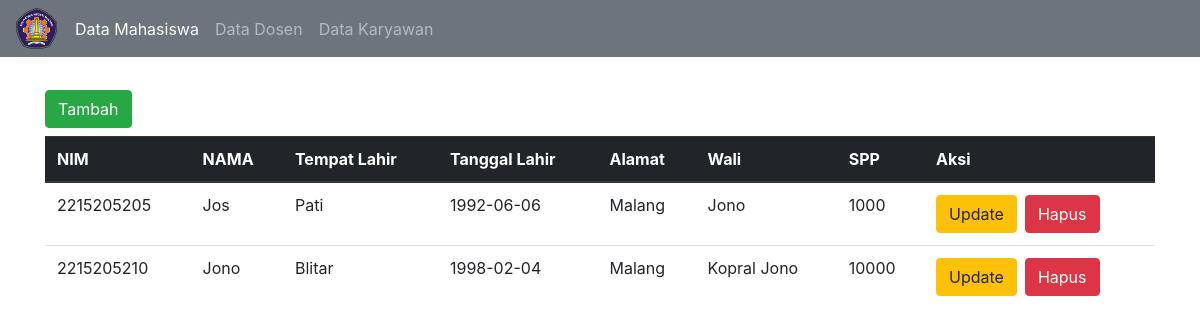
/crud/index.php, run on the app's committed database.
### tables this page shows
CREATE TABLE `md_data_mhs` (
  `id_mhs` int(11) NOT NULL AUTO_INCREMENT,
  `nim_mhs` varchar(10) NOT NULL,
  `nama_mhs` varchar(200) NOT NULL,
  `tempat_lahir_mhs` varchar(50) NOT NULL,
  `tgl_lahir_mhs` date NOT NULL,
  `alamat_mhs` varchar(200) NOT NULL,
  `wali_mhs` varchar(200) NOT NULL,
  `spp_mhs` int(11) NOT NULL,
  PRIMARY KEY (`id_mhs`)
);

### crud/index.php (the view, shortened to what this page needs)
<?php
include 'dbConnection.php';
?>
<html>
  <head>
    <link href="lib/bootstrap/css/bootstrap.min.css" rel="stylesheet">
    <link rel="stylesheet" href="css/customIndex.css">
  </head>
  <body>
    <header>
        <nav class="navbar navbar-expand-md navbar-dark fixed-top bg-secondary">
          <img src="img/logo_poltek.png" alt="logoBrand" id="logoBrand">
          <div class="collapse navbar-collapse">
              <ul class="navbar-nav mr-auto">
                  <li class="nav-item"><a href="#" class="nav-link active">Data Mahasiswa</a></li>
                  <li class="nav-item"><a href="#" class="nav-link">Data Dosen</a></li>
                  <li class="nav-item"><a href="#" class="nav-link">Data Karyawan</a></li>
              </ul>
          </div>
        </nav>
    </header>
    <main class="container" role="main">
        <div class="starter-template">
            <a class="btn btn-success" href="tambahMhsForm.php">Tambah</a>
            <table class="table mt-2">
                <thead class="thead-dark">
                    <tr>
                        <th>NIM</th>
                        <th>NAMA</th>
                        <th>Tempat Lahir</th>
                        <th>Tanggal Lahir</th>
                        <th>Alamat</th>
                        <th>Wali</th>
                        <th>SPP</th>
                        <th>Aksi</th>
                    </tr>
                </thead>
                <tbody>
                  <?php
                    $query = "SELECT * FROM ". DB_TABLE_MHS;
                    $result = mysqli_query($con, $query);
                    if(mysqli_num_rows($result) > 0){
                      while($row = mysqli_fetch_assoc($result)){
                        echo "<tr>";
                        echo "<td>" . $row["nim_mhs"] . "</td>";
                        echo "<td>" . $row["nama_mhs"] . "</td>";
                        echo "<td>" . $row["tempat_lahir_mhs"] . "</td>";
                        echo "<td>" . $row["tgl_lahir_mhs"] . "</td>";
                        echo "<td>" . $row["alamat_mhs"] . "</td>";
                        echo "<td>" . $row["wali_mhs"] . "</td>";
                        echo "<td>" . $row["spp_mhs"] . "</td>";
                        echo "<td>";
                        echo "<a class='btn btn-warning mr-2' href='updateMhsForm.php?id=".$row["id_mhs"]."'>Update</a>";
                        echo "<a class='btn btn-danger' href='controller/deleteMhs.php?id=".$row["id_mhs"]."'>Hapus</a>";
                        echo "</td>";
                        echo "</tr>";
                      }
                    }
                  ?>
                </tbody>
            </table>
        </div>
    </main>
  </body>
</html>

### crud/css/customIndex.css (style rules this page uses)
body { padding-top: 5rem; }
.starter-template { margin-top: 10px; text-align: justify; }
#logoBrand { width: 3.5%; margin-right: 10px; }

### data on the page
md_data_mhs: nim_mhs "2215205205", nama_mhs "Jos", tempat_lahir_mhs "Pati", tgl_lahir_mhs "1992-06-06", alamat_mhs "Malang", wali_mhs "Jono", spp_mhs "1000"
md_data_mhs: nim_mhs "2215205210", nama_mhs "Jono", tempat_lahir_mhs "Blitar", tgl_lahir_mhs "1998-02-04", alamat_mhs "Malang", wali_mhs "Kopral Jono", spp_mhs "10000"
